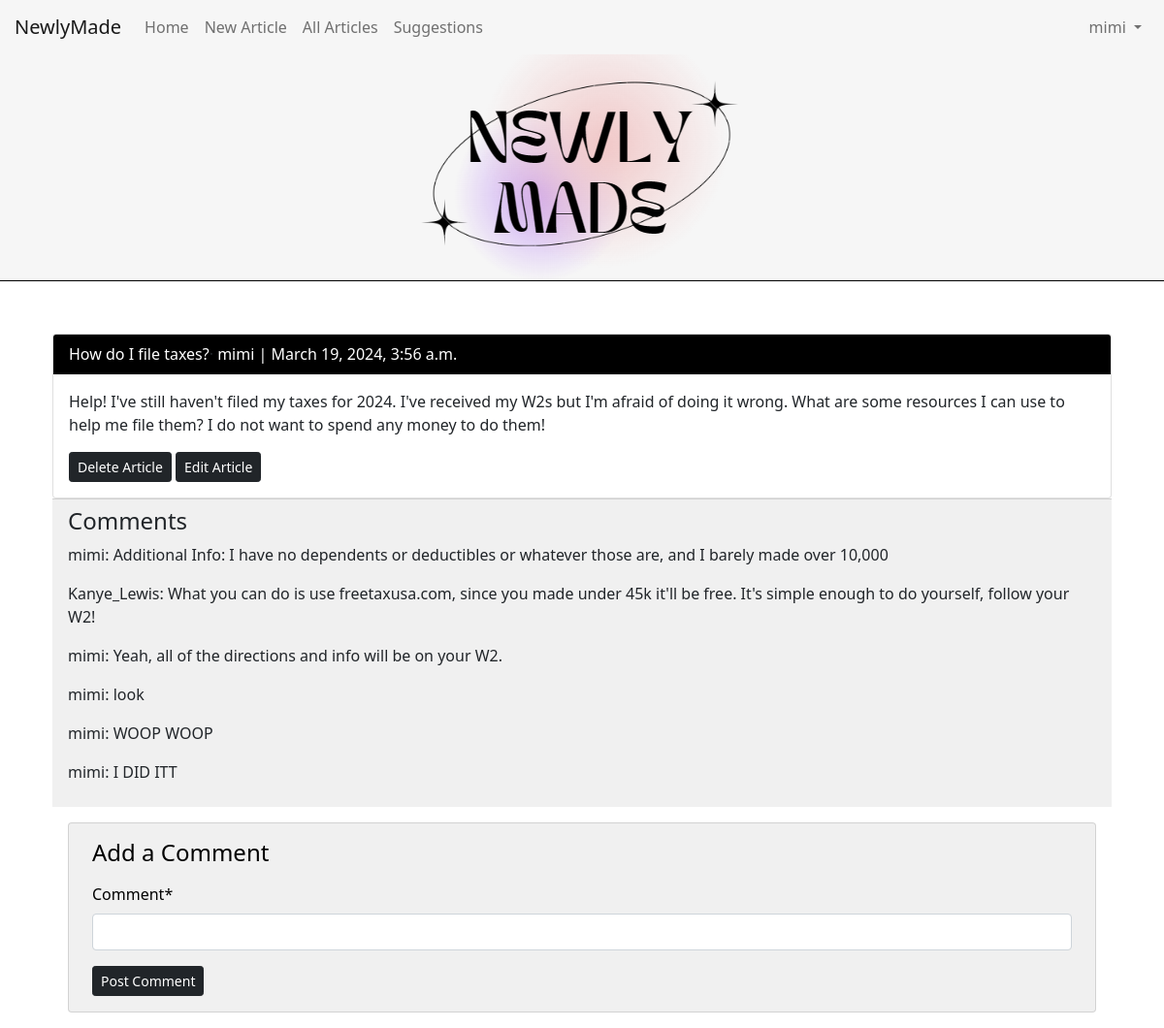
Page /articles/20/ (signed in) on the committed database.
### accounts/models.py (models this page shows)
class CustomUser(AbstractUser):
    age = models.PositiveIntegerField(null=True, blank=True)

### articles/models.py (models this page shows, shortened)
class Article(models.Model):
    title = models.CharField(max_length=255)
    body = models.TextField()
    date = models.DateTimeField(auto_now=True)
    author = models.ForeignKey(
        settings.AUTH_USER_MODEL,
        on_delete=models.CASCADE,
    )
    class Meta:
        ordering = ['-date']

class Comment(models.Model):
    article = models.ForeignKey(Article, on_delete=models.CASCADE)
    comment = models.CharField(max_length=255)
    author = models.ForeignKey(
        settings.AUTH_USER_MODEL,
        on_delete=models.CASCADE,
    )
    def __str__(self):
        return self.comment

### articles/views.py (the view, shortened to what this page needs)
# urls.py: path("<int:pk>/", ArticleDetailView.as_view(),
class ArticleDetailView(LoginRequiredMixin, View):
    def get(self, request, *args, **kwargs):
        view = CommentGet.as_view()
        return view(request, *args, **kwargs)

### articles/forms.py
class CommentForm(forms.ModelForm):
    class Meta:
        model = Comment
        fields = ["comment"]

### articles/views.py (called while the page is built)
    def get_context_data(self, **kwargs): # new
        context = super().get_context_data(**kwargs)
        context['form'] = CommentForm()
        return context

### templates/article_detail.html
{% extends "base.html" %}
{% load crispy_forms_tags %}
{% block content %}
<div class="container">
    <div class="article-entry">
        <div class="card">
            <div class="card-header" style="background-color: #000000;">
                <span class="font-weight-bold" style="color: white;">{{ object.title }}</span>&middot;
                <span class="font-weight-bold" style="color: white;">{{ object.author }} | {{ object.date }}</span>
            </div>
            <div class="card-body">
                <p>{{ object.body }}</p>
                {% if article.author == request.user %}
                    <a href="{% url 'article_delete' article.pk %}" class="btn btn-dark btn-sm">Delete Article</a>
                    <a href="{% url 'article_edit' article.pk %}" class="btn btn-dark btn-sm">Edit Article</a>
                {% endif %}
            </div>
        </div>
    </div>
    <div class="card-footer" style="background-color: #f0f0f0;">
        <h4>Comments</h4>
        {% for comment in article.comment_set.all %}
        <p>
            <span class="font-weight-bold">{{ comment.author }}: </span> {{ comment }}
        </p>
        {% endfor %}
    </div>
    <div class="card-body">
        <div class="card" style="background-color: #f0f0f0; color: black; padding-top: 1rem; padding-bottom: 1rem; padding-left: 1.5rem; padding-right: 1.5rem;">
            <h4 class="mb-3">Add a Comment</h4>
            <form actions="" method="post" class="comment-form">{% csrf_token %}
                {{ form|crispy }}
                <button class="btn btn-dark btn-sm" type="submit">Post Comment</button>
            </form>
        </div>
    </div>
</div>
{% endblock %}

### templates/base.html (shortened to what this page needs)
{% load static %}
<!DOCTYPE html>
<html lang="en">
<head>
    <link href="https://cdn.jsdelivr.net/npm/bootstrap@5.1.3/dist/css/bootstrap.min.css" rel="stylesheet">
</head>
<body>
    <header class="p-3 border-bottom">
        <nav class="navbar navbar-expand-lg navbar-light fixed-top border-1px;" style="background-color: #F6F6F6;">
            <div class="container-fluid">
                <a class="navbar-brand" href="{% url 'home' %}">
                    NewlyMade
                </a>
                <div class="collapse navbar-collapse" id="navbarNav">
                    <ul class="navbar-nav me-auto mb-2 mb-lg-0">
                        <li class="nav-item">
                            <a class="nav-link{% if request.path == '/' %} active{% endif %}" href="{% url 'home' %}">Home</a>
                        </li>
                        {% if user.is_authenticated %}
                        <li class="nav-item">
                            <a class="nav-link{% if request.path == '/article/new/' %} active{% endif %}" href="{% url 'article_new' %}">New Article</a>
                        </li>
                        <li class="nav-item">
                            <a class="nav-link{% if request.path == '/article/list/' %} active{% endif %}" href="{% url 'article_list' %}">All Articles</a>
                        </li>
                        <li class="nav-item">
                            <a class="nav-link" href="https://forms.office.com/r/hVucxuiRqR">Suggestions</a>
                        </li>
                        {% endif %}
                    </ul>
                    <ul class="navbar-nav">
                        {% if user.is_authenticated %}
                        <li class="nav-item dropdown">
                            <a class="nav-link dropdown-toggle" href="#" id="navbarDropdown" role="button" data-bs-toggle="dropdown" aria-expanded="false">
                                {{ user.username }}
                            </a>
                        </li>
                        {% endif %}
                    </ul>
                </div>
            </div>
        </nav>
    </header>
    <div class="container-fluid" style="border: 10px; overflow: hidden; width: 100%; height: 32vh; background-color: #F6F6F6; display: flex; justify-content: center; align-items: center;">
        <img src="{% static 'new.png' %}" style="overflow: hidden" alt="Logo">
    </div>
    <div class="container-fluid" style="background-color: black; width: 100%; height: 1px;"></div>
    <main class="container mt-4" style="padding-top: 30px;">
        {% block content %}{% endblock content %}
    </main>
</body>
</html>

### templates/base.html (style rules this page uses)
body { background-color: f6f6f6; background-size: 80px 80px; background-position: 0 0,40px 40px; }
.navbar { width: 100%; }
.container-fluid { padding-right: 15px; padding-left: 15px; margin-right: auto; margin-left: auto; }

### rows in the picture
CustomUser: username "mimi"
Article: title "How do I file taxes?", author "mimi", date "March 19, 2024, 3:56 a.m.", body "Help! I've still haven't filed my taxes for 2024. I've received my W2s but I'm afraid of doing it wrong. What are some resources I can use to help me file them? I do not want to spend any money to do them!"
Comment: author "mimi", comment "Additional Info: I have no dependents or deductibles or whatever those are, and I barely made over 10,000"
Comment: author "Kanye_Lewis", comment "What you can do is use freetaxusa.com, since you made under 45k it'll be free. It's simple enough to do yourself, follow your W2!"
Comment: author "mimi", comment "Yeah, all of the directions and info will be on your W2."
Comment: author "mimi", comment "look"
Comment: author "mimi", comment "WOOP WOOP"
Comment: author "mimi", comment "I DID ITT"
